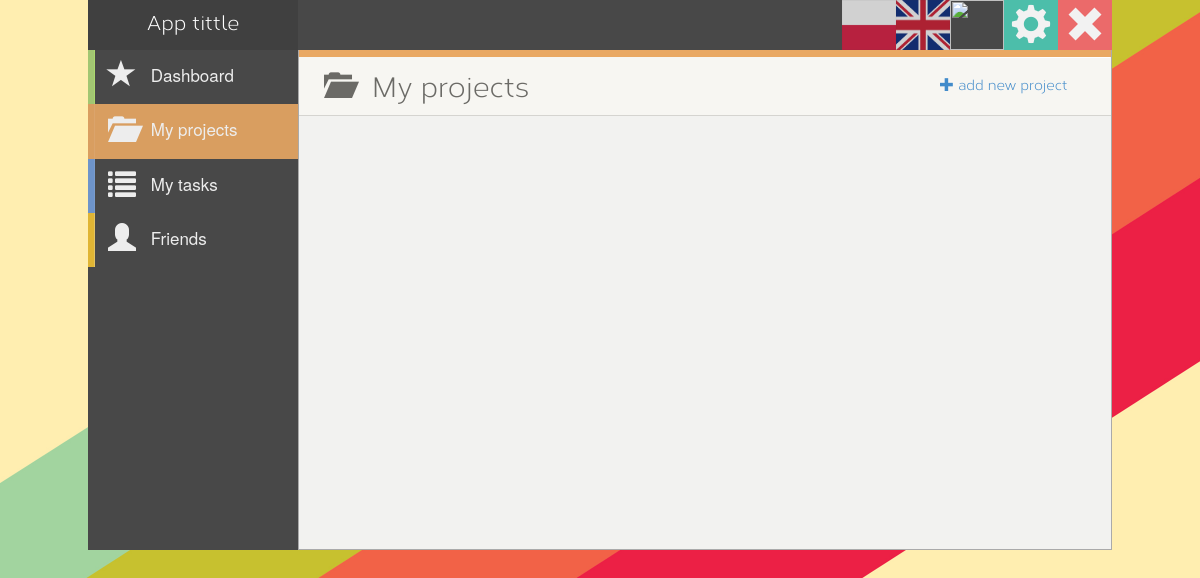
The app's page /project/list (signed in), older data.
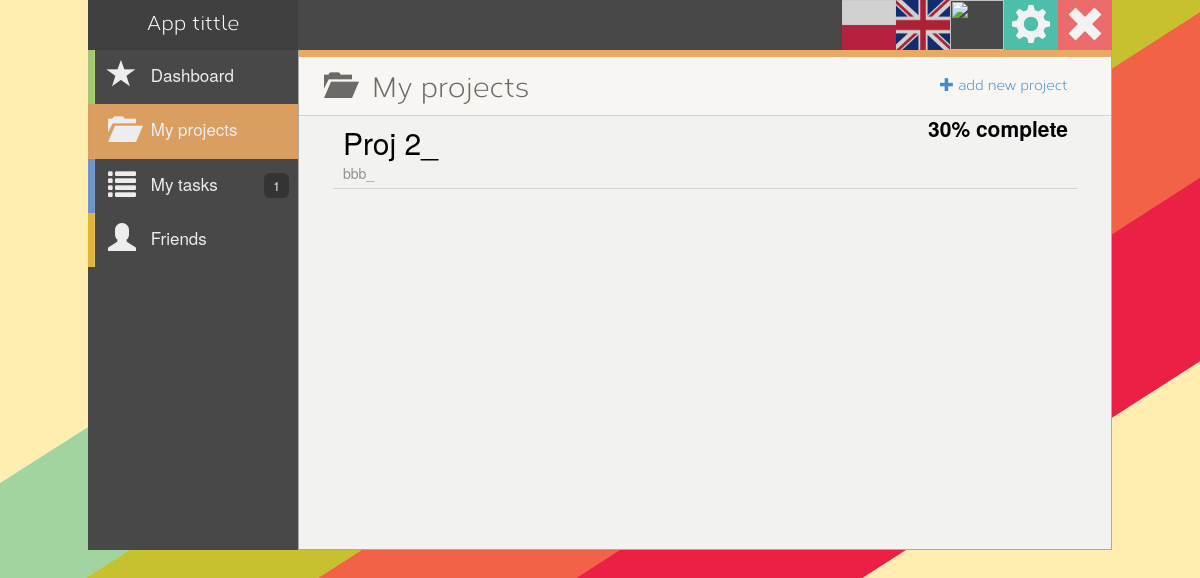
The same page, newer data.
### projects/models.py (models this page shows)
class Project(models.Model):
	name = models.CharField(max_length=50,blank=False)
	complete = models.PositiveSmallIntegerField() # percent complete - from 0 to 100
	description = models.CharField(max_length=1024,blank=True)
	created = models.DateTimeField(auto_now_add=True, editable=False)
	createdBy = models.ForeignKey(User, editable=False)
	modifiedDate = models.DateTimeField(auto_now=True, editable=False)

### projects/views.py (the view)
def project_list(request):
	usr = request.user
	template = loader.get_template('project_list.html')
	myProjects = PersonInProject.objects.filter(userId=usr)
	myProjects = [pip.projectId for pip in myProjects]
	context = RequestContext(request, get_context({
		'projects': myProjects,
		'data_page_type': 'projects'
	}, request))
	return HttpResponse(template.render(context))

### projects/views.py (called while the page is built)
def getTasksAssignedToCurrentUser(request):
	usr = request.user
	return Task.objects.filter(personResponsible=usr)

def get_context(tmplContext, request):
	user = request.user
	context = {
		'currentUser': user,
		'user_id': user.id,
		'task_count': len(getTasksAssignedToCurrentUser(request)),
	}
	return dict(list(context.items()) + list(tmplContext.items()))

### projects/templates/project_list.html
{% extends "base_app_template.html" %}
{% block head %}
	<link rel="stylesheet" type="text/css" href="{{ STATIC_URL }}project.css" />
{% endblock %}
{% block title %}
   <span data-translate="my_projects">My projects</span>
{% endblock %}
{% block title_right %}
        <a href="{% url 'project_create' %}">
	<div id="project-create">
        <span class="glyphicon glyphicon-plus"></span>
        <span data-translate="project_add">add new project</span>
    </div>
            </a>
{% endblock %}
{% block content %}
    <ul id="projects-list" class="main-panel-content">
         {% for project in projects %}
            <a href="{% url 'project' project.id %}">
            <li class="projects-list-item">
                <h2>{{ project.name }}</h2>
                <span>{{ project.description|slice:":40" }}</span>
                <b>{{ project.complete }}% complete</b>
            </li>
        </a>
        {% endfor %}
    </ul>
{% endblock %}

Row changes from the older to the newer data that the page shows:
added Project: name "Proj 2_", description "bbb_", complete "30"
Text that changed along with them:
{{ task_count }}: (not shown) → "1"
